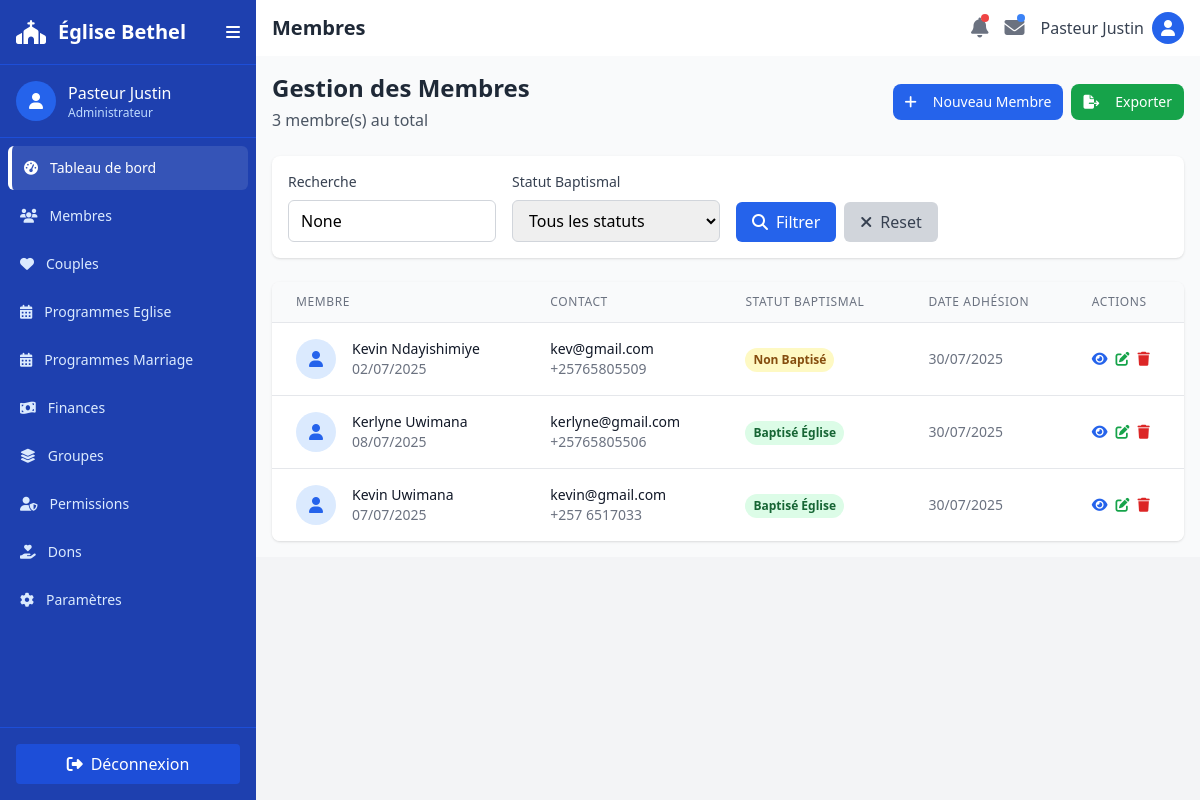
Screenshot of /membres/ (signed in) with the database file from the repository.
### core/models.py (models this page shows, shortened)
class Membre(models.Model):
    SEXE_CHOICES = [
        ('M', 'Masculin'),
        ('F', 'Féminin'),
    ]
    STATUT_BAPTISMAL_CHOICES = [
        ('baptise_eglise', 'Baptisé Église'),
        ('non_baptise', 'Non Baptisé'),
        ('baptise_autre_eglise', 'Baptisé Autre Église'),
    ]
    nom = models.CharField(max_length=100)
    prenom = models.CharField(max_length=100)
    date_naissance = models.DateField()
    adresse = models.TextField()
    telephone = models.CharField(
        max_length=20,
        validators=[RegexValidator(r'^\+?1?\d{9,15}$', 'Numéro de téléphone invalide')]
    )
    email = models.EmailField(unique=True)
    sexe = models.CharField(
        max_length=1,
        choices=SEXE_CHOICES,
        null=True,
        blank=True,
        verbose_name="Sexe"
    )
    statut_baptismal = models.CharField(
        max_length=25,
        choices=STATUT_BAPTISMAL_CHOICES,
        default='non_baptise'
    )
    date_adhesion = models.DateField()
    photo_profil_url = models.URLField(blank=True, null=True)
    created_at = models.DateTimeField(auto_now_add=True)
    updated_at = models.DateTimeField(auto_now=True)
    class Meta:
        verbose_name = "Membre"
        verbose_name_plural = "Membres"
        ordering = ['nom', 'prenom']
    @property
    def nom_complet(self):
        return f"{self.prenom} {self.nom}"

### core/views.py (the view, shortened to what this page needs)
# urls.py: path('membres/', views.membre_list_view, name='membre_list'),
@login_required
def membre_list_view(request):
    membres = Membre.objects.all().order_by('nom', 'prenom')
    search = request.GET.get('search')
    statut_baptismal = request.GET.get('statut_baptismal')
    if statut_baptismal:
        membres = membres.filter(statut_baptismal=statut_baptismal)
    paginator = Paginator(membres, 20)
    page_number = request.GET.get('page')
    page_obj = paginator.get_page(page_number)
    context = {
        'page_obj': page_obj,
        'search': search,
        'statut_baptismal': statut_baptismal,
        'statut_choices': Membre.STATUT_BAPTISMAL_CHOICES,
    }
    return render(request, 'membre/membre.html', context)

### core/templates/membre/membre.html (shortened to what this page needs)
{% extends "core/base.html" %}
{% block title %}Membres{% endblock title %}
{% block body %}
<main class="flex-1 overflow-y-auto p-4 bg-gray-50">
   <div class="flex flex-col sm:flex-row justify-between items-start sm:items-center gap-4 sm:gap-0 mb-6">
        <div class="w-full sm:w-auto">
            <h2 class="text-xl sm:text-2xl font-bold text-gray-800 whitespace-nowrap">Gestion des Membres</h2>
            <p class="text-gray-600 mt-1">{{ page_obj.paginator.count }} membre(s) au total</p>
        </div>
        <div class="flex gap-2 w-full sm:w-auto justify-end">
            <button onclick="window.location.href='{% url 'membre_create'%}'"
            class="bg-blue-600 hover:bg-blue-700 text-white px-3 py-2 rounded-lg flex items-center text-sm">
                <i class="fas fa-plus mr-2"></i>
                <span class="hidden md:inline ml-2">Nouveau Membre</span>
            </button>
            <button onclick="exportMembers()"
                    class="bg-green-600 hover:bg-green-700 text-white px-3 py-2 rounded-lg flex items-center text-sm">
                <i class="fas fa-file-export mr-2"></i>
                <span class="hidden md:inline ml-2">Exporter</span>
            </button>
        </div>
    </div>
    <div class="bg-white rounded-lg shadow mb-6 p-4">
        <form method="GET" class="grid grid-cols-1 md:grid-cols-4 gap-4">
            <div>
                <label class="block text-sm font-medium text-gray-700 mb-2">Recherche</label>
                <input type="text" name="search" value="{{ search }}"
                       placeholder="Nom, prénom, email, téléphone..."
                       class="w-full border border-gray-300 rounded-md px-3 py-2 focus:outline-none focus:ring-2 focus:ring-blue-500">
            </div>
            <div>
                <label class="block text-sm font-medium text-gray-700 mb-2">Statut Baptismal</label>
                <select name="statut_baptismal" class="w-full border border-gray-300 rounded-md px-3 py-2 focus:outline-none focus:ring-2 focus:ring-blue-500">
                    <option value="">Tous les statuts</option>
                </select>
            </div>
            <div class="flex items-end space-x-2">
                <button type="submit" class="bg-blue-600 hover:bg-blue-700 text-white px-4 py-2 rounded-md">
                    <i class="fas fa-search mr-2"></i>Filtrer
                </button>
                <a href="{% url 'membre_list' %}" class="bg-gray-300 hover:bg-gray-400 text-gray-700 px-4 py-2 rounded-md">
                    <i class="fas fa-times mr-2"></i>Reset
                </a>
            </div>
        </form>
    </div>
    <div class="bg-white rounded-lg shadow overflow-hidden">
        <div class="overflow-x-auto">
            <table class="min-w-full divide-y divide-gray-200">
                <thead class="bg-gray-50">
                    <tr>
                        <th class="px-6 py-3 text-left text-xs font-medium text-gray-500 uppercase tracking-wider">Membre</th>
                        <th class="px-6 py-3 text-left text-xs font-medium text-gray-500 uppercase tracking-wider">Contact</th>
                        <th class="px-6 py-3 text-left text-xs font-medium text-gray-500 uppercase tracking-wider">Statut Baptismal</th>
                        <th class="px-6 py-3 text-left text-xs font-medium text-gray-500 uppercase tracking-wider">Date Adhésion</th>
                        <th class="px-6 py-3 text-left text-xs font-medium text-gray-500 uppercase tracking-wider">Actions</th>
                    </tr>
                </thead>
                <tbody class="bg-white divide-y divide-gray-200">
                    {% for membre in page_obj %}
                    <tr class="hover:bg-gray-50">
                        <td class="px-6 py-4 whitespace-nowrap">
                            <div class="flex items-center">
                                <div class="flex-shrink-0 h-10 w-10">
                                    <div class="h-10 w-10 rounded-full bg-blue-100 flex items-center justify-center">
                                        <i class="fas fa-user text-blue-600"></i>
                                    </div>
                                </div>
                                <div class="ml-4">
                                    <div class="text-sm font-medium text-gray-900">{{ membre.nom_complet }}</div>
                                    <div class="text-sm text-gray-500">{{ membre.date_naissance|date:"d/m/Y" }}</div>
                                </div>
                            </div>
                        </td>
                        <td class="px-6 py-4 whitespace-nowrap">
                            <div class="text-sm text-gray-900">{{ membre.email }}</div>
                            <div class="text-sm text-gray-500">{{ membre.telephone }}</div>
                        </td>
                        <td class="px-6 py-4 whitespace-nowrap">
                            <span class="inline-flex px-2 py-1 text-xs font-semibold rounded-full
                                {% if membre.statut_baptismal == 'baptise_eglise' %}bg-green-100 text-green-800
                                {% elif membre.statut_baptismal == 'baptise_autre_eglise' %}bg-blue-100 text-blue-800
                                {% else %}bg-yellow-100 text-yellow-800{% endif %}">
                                {{ membre.get_statut_baptismal_display }}
                            </span>
                        </td>
                        <td class="px-6 py-4 whitespace-nowrap text-sm text-gray-500">
                            {{ membre.date_adhesion|date:"d/m/Y" }}
                        </td>
                        <td class="px-6 py-4 whitespace-nowrap text-sm font-medium">
                            <div class="flex space-x-2">
                                <a href="{% url 'membre_detail' membre.pk %}" class="text-blue-600 hover:text-blue-900">
                                    <i class="fas fa-eye"></i>
                                </a>
                                <a href="{% url 'membre_update' membre.pk %}" class="text-green-600 hover:text-green-900">
                                    <i class="fas fa-edit"></i>
                                </a>
                                <a  onclick="confirmDelete(event, '{% url 'membre_delete' membre.pk %}')" href="#" class="text-red-600 hover:text-red-900">
                                    <i class="fas fa-trash"></i>
                                </a>
                            </div>
                        </td>
                    </tr>
                    {% endfor %}
                </tbody>
            </table>
        </div>
    </div>
</main>
{% endblock body %}

### rows the page displays
Membre: nom_complet "Kevin Ndayishimiye", date_naissance "02/07/2025", email "kev@gmail.com", telephone "+25765805509", statut_baptismal "Non Baptisé", date_adhesion "30/07/2025"
Membre: nom_complet "Kerlyne Uwimana", date_naissance "08/07/2025", email "kerlyne@gmail.com", telephone "+25765805506", statut_baptismal "Baptisé Église", date_adhesion "30/07/2025"
Membre: nom_complet "Kevin Uwimana", date_naissance "07/07/2025", email "kevin@gmail.com", telephone "+257 6517033", statut_baptismal "Baptisé Église", date_adhesion "30/07/2025"

### other values shown
{{ page_obj.paginator.count }} "3"
